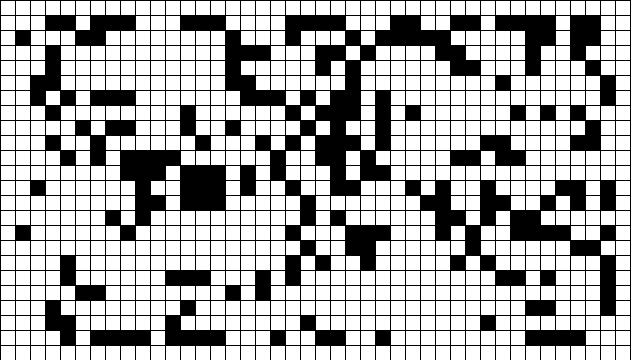
Frame 1 (no input)
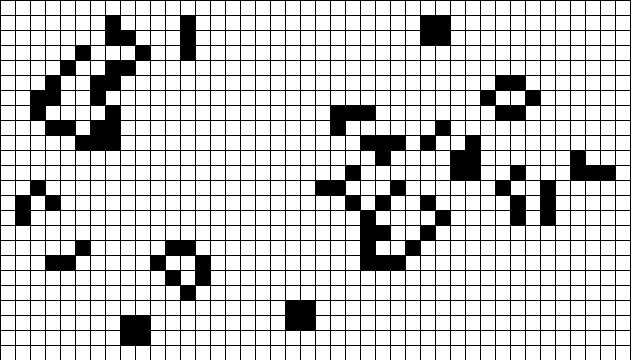
Frame 60 (the mouse pressed at the canvas centre just before this capture)
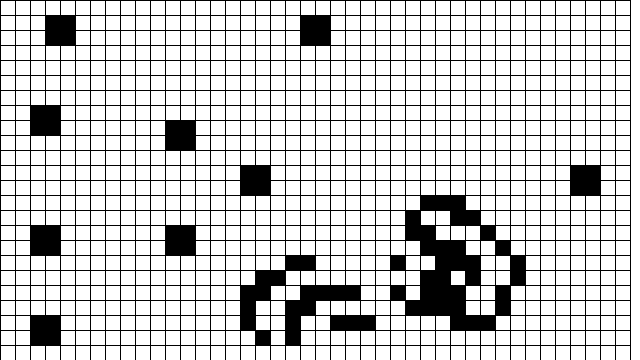
Frame 120 (the mouse held since frame 60 and released just before this capture)

The Processing sketch that drew these frames (run headless with seeded random() and noise(); from frame 60 on, the mouse is pressed at the canvas centre):

// Processing sketch: TheGameofLife
// ── TheGameofLife.pde
// The Nature of Code
// Daniel Shiffman
// http://natureofcode.com

// A basic implementation of John Conway's Game of Life CA
// how could this be improved to use object oriented programming?
// think of it as similar to our particle system, with a "cell" class
// to describe each individual cell and a "cellular automata" class
// to describe a collection of cells

GOL gol;

void setup() {
  size(640, 360);
  frameRate(24);
  gol = new GOL();
}

void draw() {
  background(255);

  gol.generate();
  gol.display();
}

// reset board when mouse is pressed
void mousePressed() {
  gol.init();
}
// ── GOL.pde
// The Nature of Code
// Daniel Shiffman
// http://natureofcode.com

class GOL {

  int w = 15;
  int columns, rows;

  // Game of life board
  int[][] board;


  GOL() {
    // Initialize rows, columns and set-up arrays
    columns = width/w;
    rows = height/w;
    board = new int[columns][rows];
    //next = new int[columns][rows];
    // Call function to fill array with random values 0 or 1
    init();
  }

  void init() {
    for (int i =1;i < columns-1;i++) {
      for (int j =1;j < rows-1;j++) {
        board[i][j] = int(random(2));
      }
    }
  }

  // The process of creating the new generation
  void generate() {

    int[][] next = new int[columns][rows];

    // Loop through every spot in our 2D array and check spots neighbors
    for (int x = 1; x < columns-1; x++) {
      for (int y = 1; y < rows-1; y++) {

        // Add up all the states in a 3x3 surrounding grid
        int neighbors = 0;
        for (int i = -1; i <= 1; i++) {
          for (int j = -1; j <= 1; j++) {
            neighbors += board[x+i][y+j];
          }
        }

        // A little trick to subtract the current cell's state since
        // we added it in the above loop
        neighbors -= board[x][y];

        // Rules of Life
        if      ((board[x][y] == 1) && (neighbors <  2)) next[x][y] = 0;           // Loneliness
        else if ((board[x][y] == 1) && (neighbors >  3)) next[x][y] = 0;           // Overpopulation
        else if ((board[x][y] == 0) && (neighbors == 3)) next[x][y] = 1;           // Reproduction
        else                                            next[x][y] = board[x][y];  // Stasis
      }
    }

    // Next is now our board
    board = next;
  }

  // This is the easy part, just draw the cells, fill 255 for '1', fill 0 for '0'
  void display() {
    for ( int i = 0; i < columns;i++) {
      for ( int j = 0; j < rows;j++) {
        if ((board[i][j] == 1)) fill(0);
        else fill(255); 
        stroke(0);
        rect(i*w, j*w, w, w);
      }
    }
  }
}
